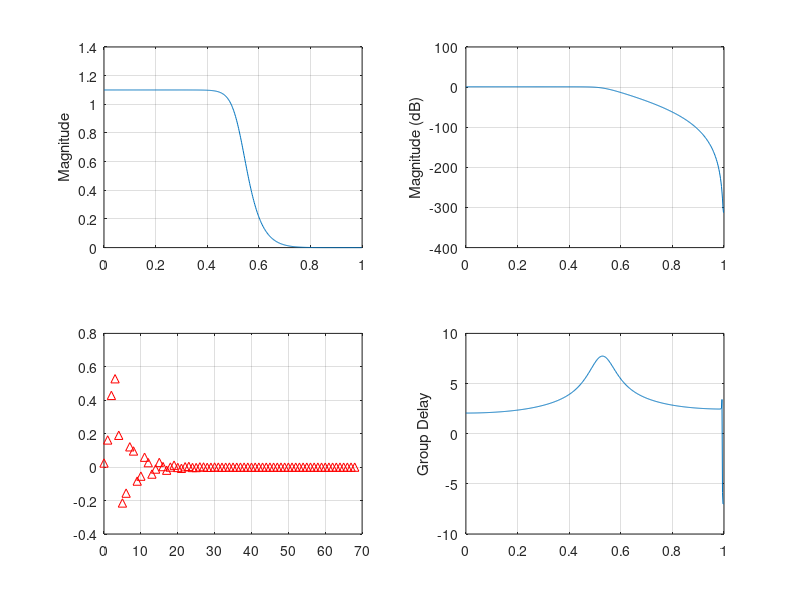

The MATLAB script that drew this image:

clear all
clc
close all

%% Digital Filter Specifications
wp = 0.5*pi;            % digital Passband freq in Hz 
ws = 0.65*pi;            % digital Stopband freq in Hz 
Rp = 1.1103;                 % Passband ripple in dB 
As = 23.098;                % Stopband attenuation in dB

%% Analog Prototype Specifications: Inverse mapping for frequencies
T = 1;                         % Set T=1
Wp = (2/T)*tan(wp/2);          % Prototype Passband freq
Ws = (2/T)*tan(ws/2);          % Prototype Stopband freq

%% Analog Butterworth Prototype Filter Calculation
N = ceil((log10((10^(Rp/10)-1)/(10^(As/10)-1)))/(2*log10(Wp/Ws)));
fprintf('\n*** Butterworth Filter Order = %2.0f \n',N)
Wc = Wp/((10^(Rp/10)-1)^(1/(2*N)));

[z,p,k] = buttap(N);
p = p*Wc;
k = k*Wc^N;
B = real(poly(z));
bs = k*B;
as = real(poly(p));

%% Bilinear transformation
[b,a] = bilinear(bs,as,1/T);
b=b.*1.1;                    % ghablan baraye normal sazi bar 1.1 taghsim karde budim

%%
[H,w] = freqz(b,a);
grp = grpdelay(b,a,w);
subplot(221);plot(w/pi,abs(H));grid on;ylabel('Magnitude')
subplot(222);plot(w/pi,20*log10(abs(H) + eps));grid on;ylabel('Magnitude (dB)')
subplot(223);impz(b,a);grid on;
subplot(224);plot(w/pi,grp);grid on;ylabel('Group Delay')




